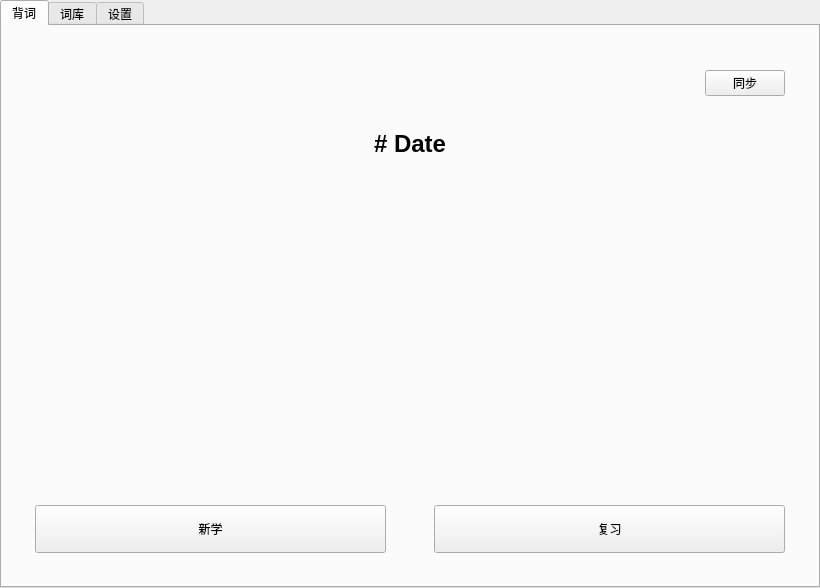
<?xml version="1.0" encoding="UTF-8"?>
<ui version="4.0">
 <class>Form</class>
 <widget class="QWidget" name="Form">
  <property name="geometry">
   <rect>
    <x>0</x>
    <y>0</y>
    <width>820</width>
    <height>588</height>
   </rect>
  </property>
  <property name="windowTitle">
   <string>Form</string>
  </property>
  <layout class="QGridLayout" name="gridLayout_2">
   <property name="leftMargin">
    <number>0</number>
   </property>
   <property name="topMargin">
    <number>0</number>
   </property>
   <property name="rightMargin">
    <number>0</number>
   </property>
   <property name="bottomMargin">
    <number>0</number>
   </property>
   <item row="0" column="0">
    <widget class="QTabWidget" name="tabWidget">
     <property name="currentIndex">
      <number>0</number>
     </property>
     <widget class="QWidget" name="tab_main">
      <attribute name="title">
       <string>背词</string>
      </attribute>
      <layout class="QGridLayout" name="gridLayout_3">
       <property name="topMargin">
        <number>20</number>
       </property>
       <item row="0" column="0">
        <layout class="QGridLayout" name="gridLayout">
         <property name="leftMargin">
          <number>24</number>
         </property>
         <property name="topMargin">
          <number>24</number>
         </property>
         <property name="rightMargin">
          <number>24</number>
         </property>
         <property name="bottomMargin">
          <number>24</number>
         </property>
         <property name="verticalSpacing">
          <number>24</number>
         </property>
         <item row="1" column="0">
          <widget class="QLabel" name="label_main_date">
           <property name="sizePolicy">
            <sizepolicy hsizetype="Expanding" vsizetype="Expanding">
             <horstretch>0</horstretch>
             <verstretch>0</verstretch>
            </sizepolicy>
           </property>
           <property name="minimumSize">
            <size>
             <width>304</width>
             <height>48</height>
            </size>
           </property>
           <property name="maximumSize">
            <size>
             <width>16777215</width>
             <height>48</height>
            </size>
           </property>
           <property name="font">
            <font>
             <pointsize>18</pointsize>
             <bold>true</bold>
            </font>
           </property>
           <property name="text">
            <string># Date</string>
           </property>
           <property name="textFormat">
            <enum>Qt::TextFormat::MarkdownText</enum>
           </property>
           <property name="alignment">
            <set>Qt::AlignmentFlag::AlignCenter</set>
           </property>
          </widget>
         </item>
         <item row="3" column="0">
          <layout class="QHBoxLayout" name="horizontalLayout">
           <property name="spacing">
            <number>48</number>
           </property>
           <item>
            <widget class="QPushButton" name="pushButton_main_learn">
             <property name="sizePolicy">
              <sizepolicy hsizetype="Expanding" vsizetype="Fixed">
               <horstretch>0</horstretch>
               <verstretch>0</verstretch>
              </sizepolicy>
             </property>
             <property name="minimumSize">
              <size>
               <width>128</width>
               <height>48</height>
              </size>
             </property>
             <property name="maximumSize">
              <size>
               <width>16777215</width>
               <height>48</height>
              </size>
             </property>
             <property name="text">
              <string>新学</string>
             </property>
            </widget>
           </item>
           <item>
            <widget class="QPushButton" name="pushButton_main_revise">
             <property name="sizePolicy">
              <sizepolicy hsizetype="Expanding" vsizetype="Fixed">
               <horstretch>0</horstretch>
               <verstretch>0</verstretch>
              </sizepolicy>
             </property>
             <property name="minimumSize">
              <size>
               <width>128</width>
               <height>48</height>
              </size>
             </property>
             <property name="maximumSize">
              <size>
               <width>16777215</width>
               <height>48</height>
              </size>
             </property>
             <property name="text">
              <string>复习</string>
             </property>
            </widget>
           </item>
          </layout>
         </item>
         <item row="2" column="0">
          <spacer name="verticalSpacer">
           <property name="orientation">
            <enum>Qt::Orientation::Vertical</enum>
           </property>
           <property name="sizeHint" stdset="0">
            <size>
             <width>20</width>
             <height>40</height>
            </size>
           </property>
          </spacer>
         </item>
         <item row="0" column="0">
          <layout class="QHBoxLayout" name="horizontalLayout_2">
           <item>
            <spacer name="horizontalSpacer">
             <property name="orientation">
              <enum>Qt::Orientation::Horizontal</enum>
             </property>
             <property name="sizeHint" stdset="0">
              <size>
               <width>40</width>
               <height>20</height>
              </size>
             </property>
            </spacer>
           </item>
           <item>
            <widget class="QPushButton" name="pushButton_main_sync">
             <property name="sizePolicy">
              <sizepolicy hsizetype="Preferred" vsizetype="Preferred">
               <horstretch>0</horstretch>
               <verstretch>0</verstretch>
              </sizepolicy>
             </property>
             <property name="text">
              <string>同步</string>
             </property>
             <property name="icon">
              <iconset theme="QIcon::ThemeIcon::SyncSynchronizing"/>
             </property>
            </widget>
           </item>
          </layout>
         </item>
        </layout>
       </item>
      </layout>
     </widget>
     <widget class="QWidget" name="tab_lexicons">
      <attribute name="title">
       <string>词库</string>
      </attribute>
      <layout class="QGridLayout" name="gridLayout_9">
       <property name="topMargin">
        <number>20</number>
       </property>
       <item row="0" column="2">
        <layout class="QVBoxLayout" name="verticalLayout_7">
         <property name="spacing">
          <number>24</number>
         </property>
         <item>
          <layout class="QHBoxLayout" name="horizontalLayout_9">
           <item>
            <widget class="QLabel" name="label_9">
             <property name="sizePolicy">
              <sizepolicy hsizetype="Expanding" vsizetype="Preferred">
               <horstretch>0</horstretch>
               <verstretch>0</verstretch>
              </sizepolicy>
             </property>
             <property name="minimumSize">
              <size>
               <width>128</width>
               <height>0</height>
              </size>
             </property>
             <property name="maximumSize">
              <size>
               <width>128</width>
               <height>16777215</height>
              </size>
             </property>
             <property name="text">
              <string># 我的数据</string>
             </property>
             <property name="textFormat">
              <enum>Qt::TextFormat::MarkdownText</enum>
             </property>
            </widget>
           </item>
           <item>
            <widget class="QLabel" name="label_21">
             <property name="minimumSize">
              <size>
               <width>128</width>
               <height>0</height>
              </size>
             </property>
             <property name="maximumSize">
              <size>
               <width>128</width>
               <height>16777215</height>
              </size>
             </property>
             <property name="text">
              <string>username</string>
             </property>
             <property name="textFormat">
              <enum>Qt::TextFormat::MarkdownText</enum>
             </property>
            </widget>
           </item>
           <item>
            <spacer name="horizontalSpacer_6">
             <property name="orientation">
              <enum>Qt::Orientation::Horizontal</enum>
             </property>
             <property name="sizeHint" stdset="0">
              <size>
               <width>40</width>
               <height>20</height>
              </size>
             </property>
            </spacer>
           </item>
          </layout>
         </item>
         <item>
          <layout class="QGridLayout" name="gridLayout_8">
           <property name="spacing">
            <number>4</number>
           </property>
           <item row="3" column="1">
            <widget class="QLabel" name="label_lexicon_time_all">
             <property name="sizePolicy">
              <sizepolicy hsizetype="Expanding" vsizetype="Expanding">
               <horstretch>0</horstretch>
               <verstretch>0</verstretch>
              </sizepolicy>
             </property>
             <property name="minimumSize">
              <size>
               <width>128</width>
               <height>36</height>
              </size>
             </property>
             <property name="maximumSize">
              <size>
               <width>128</width>
               <height>36</height>
              </size>
             </property>
             <property name="text">
              <string>## Time</string>
             </property>
             <property name="textFormat">
              <enum>Qt::TextFormat::MarkdownText</enum>
             </property>
            </widget>
           </item>
           <item row="3" column="0">
            <widget class="QLabel" name="label_lexicon_count_all">
             <property name="sizePolicy">
              <sizepolicy hsizetype="Expanding" vsizetype="Expanding">
               <horstretch>0</horstretch>
               <verstretch>0</verstretch>
              </sizepolicy>
             </property>
             <property name="minimumSize">
              <size>
               <width>128</width>
               <height>36</height>
              </size>
             </property>
             <property name="maximumSize">
              <size>
               <width>128</width>
               <height>36</height>
              </size>
             </property>
             <property name="text">
              <string>## Count</string>
             </property>
             <property name="textFormat">
              <enum>Qt::TextFormat::MarkdownText</enum>
             </property>
            </widget>
           </item>
           <item row="2" column="1">
            <widget class="QLabel" name="label_20">
             <property name="minimumSize">
              <size>
               <width>128</width>
               <height>36</height>
              </size>
             </property>
             <property name="maximumSize">
              <size>
               <width>128</width>
               <height>36</height>
              </size>
             </property>
             <property name="text">
              <string>### 累计时长</string>
             </property>
             <property name="textFormat">
              <enum>Qt::TextFormat::MarkdownText</enum>
             </property>
            </widget>
           </item>
           <item row="1" column="1">
            <widget class="QLabel" name="label_lexicon_time_today">
             <property name="sizePolicy">
              <sizepolicy hsizetype="Expanding" vsizetype="Expanding">
               <horstretch>0</horstretch>
               <verstretch>0</verstretch>
              </sizepolicy>
             </property>
             <property name="minimumSize">
              <size>
               <width>128</width>
               <height>36</height>
              </size>
             </property>
             <property name="maximumSize">
              <size>
               <width>128</width>
               <height>36</height>
              </size>
             </property>
             <property name="text">
              <string>## Time</string>
             </property>
             <property name="textFormat">
              <enum>Qt::TextFormat::MarkdownText</enum>
             </property>
            </widget>
           </item>
           <item row="1" column="0">
            <widget class="QLabel" name="label_lexicon_count_today">
             <property name="sizePolicy">
              <sizepolicy hsizetype="Expanding" vsizetype="Expanding">
               <horstretch>0</horstretch>
               <verstretch>0</verstretch>
              </sizepolicy>
             </property>
             <property name="minimumSize">
              <size>
               <width>128</width>
               <height>36</height>
              </size>
             </property>
             <property name="maximumSize">
              <size>
               <width>128</width>
               <height>36</height>
              </size>
             </property>
             <property name="text">
              <string>## Count</string>
             </property>
             <property name="textFormat">
              <enum>Qt::TextFormat::MarkdownText</enum>
             </property>
            </widget>
           </item>
           <item row="2" column="0">
            <widget class="QLabel" name="label_19">
             <property name="minimumSize">
              <size>
               <width>128</width>
               <height>36</height>
              </size>
             </property>
             <property name="maximumSize">
              <size>
               <width>128</width>
               <height>36</height>
              </size>
             </property>
             <property name="text">
              <string>### 累计学习</string>
             </property>
             <property name="textFormat">
              <enum>Qt::TextFormat::MarkdownText</enum>
             </property>
            </widget>
           </item>
           <item row="0" column="1">
            <widget class="QLabel" name="label_18">
             <property name="sizePolicy">
              <sizepolicy hsizetype="Expanding" vsizetype="Expanding">
               <horstretch>0</horstretch>
               <verstretch>0</verstretch>
              </sizepolicy>
             </property>
             <property name="minimumSize">
              <size>
               <width>128</width>
               <height>36</height>
              </size>
             </property>
             <property name="maximumSize">
              <size>
               <width>128</width>
               <height>36</height>
              </size>
             </property>
             <property name="text">
              <string>### 今日总时长</string>
             </property>
             <property name="textFormat">
              <enum>Qt::TextFormat::MarkdownText</enum>
             </property>
            </widget>
           </item>
           <item row="0" column="0">
            <widget class="QLabel" name="label_10">
             <property name="sizePolicy">
              <sizepolicy hsizetype="Expanding" vsizetype="Expanding">
               <horstretch>0</horstretch>
               <verstretch>0</verstretch>
              </sizepolicy>
             </property>
             <property name="minimumSize">
              <size>
               <width>128</width>
               <height>36</height>
              </size>
             </property>
             <property name="maximumSize">
              <size>
               <width>128</width>
               <height>36</height>
              </size>
             </property>
             <property name="text">
              <string>### 今日学习/复习</string>
             </property>
             <property name="textFormat">
              <enum>Qt::TextFormat::MarkdownText</enum>
             </property>
            </widget>
           </item>
          </layout>
         </item>
         <item>
          <layout class="QVBoxLayout" name="verticalLayout_3">
           <property name="spacing">
            <number>0</number>
           </property>
           <item>
            <widget class="QProgressBar" name="progressBar">
             <property name="minimumSize">
              <size>
               <width>256</width>
               <height>0</height>
              </size>
             </property>
             <property name="value">
              <number>24</number>
             </property>
             <property name="textVisible">
              <bool>true</bool>
             </property>
             <property name="invertedAppearance">
              <bool>false</bool>
             </property>
            </widget>
           </item>
           <item>
            <layout class="QHBoxLayout" name="horizontalLayout_5">
             <property name="spacing">
              <number>4</number>
             </property>
             <item>
              <widget class="QLabel" name="label_2">
               <property name="sizePolicy">
                <sizepolicy hsizetype="Expanding" vsizetype="Preferred">
                 <horstretch>0</horstretch>
                 <verstretch>0</verstretch>
                </sizepolicy>
               </property>
               <property name="minimumSize">
                <size>
                 <width>40</width>
                 <height>0</height>
                </size>
               </property>
               <property name="maximumSize">
                <size>
                 <width>40</width>
                 <height>16777215</height>
                </size>
               </property>
               <property name="text">
                <string>已学习</string>
               </property>
              </widget>
             </item>
             <item>
              <widget class="QLabel" name="label_7">
               <property name="sizePolicy">
                <sizepolicy hsizetype="Expanding" vsizetype="Preferred">
                 <horstretch>0</horstretch>
                 <verstretch>0</verstretch>
                </sizepolicy>
               </property>
               <property name="minimumSize">
                <size>
                 <width>64</width>
                 <height>0</height>
                </size>
               </property>
               <property name="maximumSize">
                <size>
                 <width>64</width>
                 <height>16777215</height>
                </size>
               </property>
               <property name="text">
                <string>Learned</string>
               </property>
              </widget>
             </item>
             <item>
              <spacer name="horizontalSpacer_3">
               <property name="orientation">
                <enum>Qt::Orientation::Horizontal</enum>
               </property>
               <property name="sizeHint" stdset="0">
                <size>
                 <width>40</width>
                 <height>20</height>
                </size>
               </property>
              </spacer>
             </item>
             <item>
              <widget class="QLabel" name="label_3">
               <property name="sizePolicy">
                <sizepolicy hsizetype="Expanding" vsizetype="Preferred">
                 <horstretch>0</horstretch>
                 <verstretch>0</verstretch>
                </sizepolicy>
               </property>
               <property name="minimumSize">
                <size>
                 <width>40</width>
                 <height>0</height>
                </size>
               </property>
               <property name="maximumSize">
                <size>
                 <width>40</width>
                 <height>16777215</height>
                </size>
               </property>
               <property name="text">
                <string>总词数</string>
               </property>
               <property name="alignment">
                <set>Qt::AlignmentFlag::AlignRight|Qt::AlignmentFlag::AlignTrailing|Qt::AlignmentFlag::AlignVCenter</set>
               </property>
              </widget>
             </item>
             <item>
              <widget class="QLabel" name="label_8">
               <property name="sizePolicy">
                <sizepolicy hsizetype="Expanding" vsizetype="Preferred">
                 <horstretch>0</horstretch>
                 <verstretch>0</verstretch>
                </sizepolicy>
               </property>
               <property name="minimumSize">
                <size>
                 <width>64</width>
                 <height>0</height>
                </size>
               </property>
               <property name="maximumSize">
                <size>
                 <width>64</width>
                 <height>16777215</height>
                </size>
               </property>
               <property name="text">
                <string>Total</string>
               </property>
               <property name="alignment">
                <set>Qt::AlignmentFlag::AlignRight|Qt::AlignmentFlag::AlignTrailing|Qt::AlignmentFlag::AlignVCenter</set>
               </property>
              </widget>
             </item>
            </layout>
           </item>
          </layout>
         </item>
         <item>
          <spacer name="verticalSpacer_4">
           <property name="orientation">
            <enum>Qt::Orientation::Vertical</enum>
           </property>
           <property name="sizeHint" stdset="0">
            <size>
             <width>20</width>
             <height>40</height>
            </size>
           </property>
          </spacer>
         </item>
        </layout>
       </item>
       <item row="0" column="0">
        <layout class="QVBoxLayout" name="verticalLayout_6">
         <property name="spacing">
          <number>12</number>
         </property>
         <item>
          <layout class="QVBoxLayout" name="verticalLayout">
           <property name="spacing">
            <number>12</number>
           </property>
           <item>
            <widget class="QLabel" name="label">
             <property name="minimumSize">
              <size>
               <width>128</width>
               <height>36</height>
              </size>
             </property>
             <property name="maximumSize">
              <size>
               <width>16777215</width>
               <height>36</height>
              </size>
             </property>
             <property name="text">
              <string># 正在学习</string>
             </property>
             <property name="textFormat">
              <enum>Qt::TextFormat::MarkdownText</enum>
             </property>
            </widget>
           </item>
           <item>
            <widget class="QComboBox" name="comboBox">
             <property name="minimumSize">
              <size>
               <width>256</width>
               <height>48</height>
              </size>
             </property>
             <property name="maximumSize">
              <size>
               <width>16777215</width>
               <height>48</height>
              </size>
             </property>
            </widget>
           </item>
          </layout>
         </item>
         <item>
          <widget class="QTableView" name="tableView">
           <property name="frameShape">
            <enum>QFrame::Shape::StyledPanel</enum>
           </property>
           <property name="showDropIndicator" stdset="0">
            <bool>true</bool>
           </property>
          </widget>
         </item>
        </layout>
       </item>
       <item row="0" column="1">
        <widget class="Line" name="line">
         <property name="orientation">
          <enum>Qt::Orientation::Vertical</enum>
         </property>
        </widget>
       </item>
      </layout>
     </widget>
     <widget class="QWidget" name="tab_settings">
      <attribute name="title">
       <string>设置</string>
      </attribute>
      <layout class="QGridLayout" name="gridLayout_4">
       <item row="0" column="0">
        <widget class="QScrollArea" name="scrollArea">
         <property name="frameShape">
          <enum>QFrame::Shape::NoFrame</enum>
         </property>
         <property name="frameShadow">
          <enum>QFrame::Shadow::Sunken</enum>
         </property>
         <property name="lineWidth">
          <number>1</number>
         </property>
         <property name="horizontalScrollBarPolicy">
          <enum>Qt::ScrollBarPolicy::ScrollBarAlwaysOff</enum>
         </property>
         <property name="widgetResizable">
          <bool>true</bool>
         </property>
         <widget class="QWidget" name="scrollAreaWidgetContents">
          <property name="geometry">
           <rect>
            <x>0</x>
            <y>0</y>
            <width>759</width>
            <height>676</height>
           </rect>
          </property>
          <layout class="QGridLayout" name="gridLayout_5">
           <item row="0" column="0">
            <layout class="QHBoxLayout" name="horizontalLayout_4">
             <property name="spacing">
              <number>12</number>
             </property>
             <item>
              <widget class="QLabel" name="label_settings_profile_pic">
               <property name="enabled">
                <bool>true</bool>
               </property>
               <property name="sizePolicy">
                <sizepolicy hsizetype="Expanding" vsizetype="Expanding">
                 <horstretch>0</horstretch>
                 <verstretch>0</verstretch>
                </sizepolicy>
               </property>
               <property name="minimumSize">
                <size>
                 <width>72</width>
                 <height>72</height>
                </size>
               </property>
               <property name="maximumSize">
                <size>
                 <width>72</width>
                 <height>72</height>
                </size>
               </property>
               <property name="font">
                <font>
                 <pointsize>28</pointsize>
                 <bold>false</bold>
                 <kerning>true</kerning>
                </font>
               </property>
               <property name="styleSheet">
                <string notr="true">image: url(:/pics/assets/profile_pic.png)</string>
               </property>
               <property name="text">
                <string/>
               </property>
               <property name="textFormat">
                <enum>Qt::TextFormat::AutoText</enum>
               </property>
               <property name="alignment">
                <set>Qt::AlignmentFlag::AlignCenter</set>
               </property>
              </widget>
             </item>
             <item>
              <widget class="QLabel" name="label_settings_username">
               <property name="sizePolicy">
                <sizepolicy hsizetype="Expanding" vsizetype="Expanding">
                 <horstretch>0</horstretch>
                 <verstretch>0</verstretch>
                </sizepolicy>
               </property>
               <property name="minimumSize">
                <size>
                 <width>128</width>
                 <height>36</height>
                </size>
               </property>
               <property name="maximumSize">
                <size>
                 <width>512</width>
                 <height>36</height>
                </size>
               </property>
               <property name="font">
                <font>
                 <pointsize>28</pointsize>
                 <bold>false</bold>
                </font>
               </property>
               <property name="text">
                <string>Welcome Back, Username</string>
               </property>
               <property name="textFormat">
                <enum>Qt::TextFormat::PlainText</enum>
               </property>
               <property name="alignment">
                <set>Qt::AlignmentFlag::AlignCenter</set>
               </property>
              </widget>
             </item>
            </layout>
           </item>
           <item row="1" column="0">
            <widget class="Line" name="line_2">
             <property name="orientation">
              <enum>Qt::Orientation::Horizontal</enum>
             </property>
            </widget>
           </item>
           <item row="2" column="0">
            <layout class="QVBoxLayout" name="verticalLayout_2">
             <item>
              <layout class="QHBoxLayout" name="horizontalLayout_3">
               <item>
                <widget class="QLabel" name="label_4">
                 <property name="minimumSize">
                  <size>
                   <width>128</width>
                   <height>36</height>
                  </size>
                 </property>
                 <property name="maximumSize">
                  <size>
                   <width>128</width>
                   <height>36</height>
                  </size>
                 </property>
                 <property name="text">
                  <string># 用户设置</string>
                 </property>
                 <property name="textFormat">
                  <enum>Qt::TextFormat::MarkdownText</enum>
                 </property>
                </widget>
               </item>
               <item>
                <spacer name="horizontalSpacer_2">
                 <property name="orientation">
                  <enum>Qt::Orientation::Horizontal</enum>
                 </property>
                 <property name="sizeHint" stdset="0">
                  <size>
                   <width>40</width>
                   <height>20</height>
                  </size>
                 </property>
                </spacer>
               </item>
              </layout>
             </item>
             <item>
              <layout class="QGridLayout" name="gridLayout_7">
               <item row="3" column="0">
                <widget class="QLabel" name="label_14">
                 <property name="sizePolicy">
                  <sizepolicy hsizetype="Expanding" vsizetype="Preferred">
                   <horstretch>0</horstretch>
                   <verstretch>0</verstretch>
                  </sizepolicy>
                 </property>
                 <property name="minimumSize">
                  <size>
                   <width>128</width>
                   <height>36</height>
                  </size>
                 </property>
                 <property name="maximumSize">
                  <size>
                   <width>128</width>
                   <height>36</height>
                  </size>
                 </property>
                 <property name="text">
                  <string>#### 确认新密码</string>
                 </property>
                 <property name="textFormat">
                  <enum>Qt::TextFormat::MarkdownText</enum>
                 </property>
                </widget>
               </item>
               <item row="1" column="0">
                <widget class="QLabel" name="label_12">
                 <property name="sizePolicy">
                  <sizepolicy hsizetype="Expanding" vsizetype="Preferred">
                   <horstretch>0</horstretch>
                   <verstretch>0</verstretch>
                  </sizepolicy>
                 </property>
                 <property name="minimumSize">
                  <size>
                   <width>128</width>
                   <height>36</height>
                  </size>
                 </property>
                 <property name="maximumSize">
                  <size>
                   <width>128</width>
                   <height>36</height>
                  </size>
                 </property>
                 <property name="text">
                  <string>#### 旧密码</string>
                 </property>
                 <property name="textFormat">
                  <enum>Qt::TextFormat::MarkdownText</enum>
                 </property>
                </widget>
               </item>
               <item row="2" column="1">
                <widget class="QLineEdit" name="lineEdit_settings_pwd_new">
                 <property name="echoMode">
                  <enum>QLineEdit::EchoMode::PasswordEchoOnEdit</enum>
                 </property>
                </widget>
               </item>
               <item row="0" column="0">
                <widget class="QLabel" name="label_5">
                 <property name="sizePolicy">
                  <sizepolicy hsizetype="Expanding" vsizetype="Preferred">
                   <horstretch>0</horstretch>
                   <verstretch>0</verstretch>
                  </sizepolicy>
                 </property>
                 <property name="minimumSize">
                  <size>
                   <width>128</width>
                   <height>36</height>
                  </size>
                 </property>
                 <property name="maximumSize">
                  <size>
                   <width>128</width>
                   <height>36</height>
                  </size>
                 </property>
                 <property name="text">
                  <string>### 修改密码</string>
                 </property>
                 <property name="textFormat">
                  <enum>Qt::TextFormat::MarkdownText</enum>
                 </property>
                </widget>
               </item>
               <item row="3" column="1">
                <widget class="QLineEdit" name="lineEdit_settings_pwd_new_check">
                 <property name="echoMode">
                  <enum>QLineEdit::EchoMode::PasswordEchoOnEdit</enum>
                 </property>
                </widget>
               </item>
               <item row="1" column="1">
                <widget class="QLineEdit" name="lineEdit_settings_pwd_old">
                 <property name="echoMode">
                  <enum>QLineEdit::EchoMode::Password</enum>
                 </property>
                </widget>
               </item>
               <item row="2" column="0">
                <widget class="QLabel" name="label_13">
                 <property name="sizePolicy">
                  <sizepolicy hsizetype="Expanding" vsizetype="Preferred">
                   <horstretch>0</horstretch>
                   <verstretch>0</verstretch>
                  </sizepolicy>
                 </property>
                 <property name="minimumSize">
                  <size>
                   <width>128</width>
                   <height>36</height>
                  </size>
                 </property>
                 <property name="maximumSize">
                  <size>
                   <width>128</width>
                   <height>36</height>
                  </size>
                 </property>
                 <property name="text">
                  <string>#### 新密码</string>
                 </property>
                 <property name="textFormat">
                  <enum>Qt::TextFormat::MarkdownText</enum>
                 </property>
                </widget>
               </item>
               <item row="4" column="1">
                <widget class="QPushButton" name="pushButton_settings_changePwd">
                 <property name="sizePolicy">
                  <sizepolicy hsizetype="Expanding" vsizetype="Expanding">
                   <horstretch>0</horstretch>
                   <verstretch>0</verstretch>
                  </sizepolicy>
                 </property>
                 <property name="minimumSize">
                  <size>
                   <width>256</width>
                   <height>32</height>
                  </size>
                 </property>
                 <property name="maximumSize">
                  <size>
                   <width>256</width>
                   <height>32</height>
                  </size>
                 </property>
                 <property name="text">
                  <string>修改密码</string>
                 </property>
                </widget>
               </item>
              </layout>
             </item>
            </layout>
           </item>
           <item row="3" column="0">
            <widget class="Line" name="line_3">
             <property name="orientation">
              <enum>Qt::Orientation::Horizontal</enum>
             </property>
            </widget>
           </item>
           <item row="4" column="0">
            <layout class="QVBoxLayout" name="verticalLayout_4">
             <property name="spacing">
              <number>12</number>
             </property>
             <item>
              <layout class="QHBoxLayout" name="horizontalLayout_7">
               <item>
                <widget class="QLabel" name="label_11">
                 <property name="minimumSize">
                  <size>
                   <width>128</width>
                   <height>36</height>
                  </size>
                 </property>
                 <property name="maximumSize">
                  <size>
                   <width>128</width>
                   <height>36</height>
                  </size>
                 </property>
                 <property name="text">
                  <string># 其他设置</string>
                 </property>
                 <property name="textFormat">
                  <enum>Qt::TextFormat::MarkdownText</enum>
                 </property>
                </widget>
               </item>
               <item>
                <spacer name="horizontalSpacer_4">
                 <property name="orientation">
                  <enum>Qt::Orientation::Horizontal</enum>
                 </property>
                 <property name="sizeHint" stdset="0">
                  <size>
                   <width>40</width>
                   <height>20</height>
                  </size>
                 </property>
                </spacer>
               </item>
              </layout>
             </item>
             <item>
              <layout class="QGridLayout" name="gridLayout_6">
               <item row="0" column="1">
                <widget class="QCheckBox" name="checkBox">
                 <property name="text">
                  <string>开启开发者模式</string>
                 </property>
                </widget>
               </item>
               <item row="0" column="0">
                <widget class="QLabel" name="label_6">
                 <property name="sizePolicy">
                  <sizepolicy hsizetype="Expanding" vsizetype="Preferred">
                   <horstretch>0</horstretch>
                   <verstretch>0</verstretch>
                  </sizepolicy>
                 </property>
                 <property name="minimumSize">
                  <size>
                   <width>128</width>
                   <height>36</height>
                  </size>
                 </property>
                 <property name="maximumSize">
                  <size>
                   <width>128</width>
                   <height>36</height>
                  </size>
                 </property>
                 <property name="text">
                  <string>### 开发者模式</string>
                 </property>
                 <property name="textFormat">
                  <enum>Qt::TextFormat::MarkdownText</enum>
                 </property>
                </widget>
               </item>
               <item row="1" column="0">
                <widget class="QLabel" name="label_15">
                 <property name="sizePolicy">
                  <sizepolicy hsizetype="Expanding" vsizetype="Preferred">
                   <horstretch>0</horstretch>
                   <verstretch>0</verstretch>
                  </sizepolicy>
                 </property>
                 <property name="minimumSize">
                  <size>
                   <width>128</width>
                   <height>36</height>
                  </size>
                 </property>
                 <property name="maximumSize">
                  <size>
                   <width>128</width>
                   <height>36</height>
                  </size>
                 </property>
                 <property name="text">
                  <string>#### 自定义服务器</string>
                 </property>
                 <property name="textFormat">
                  <enum>Qt::TextFormat::MarkdownText</enum>
                 </property>
                 <property name="alignment">
                  <set>Qt::AlignmentFlag::AlignLeading|Qt::AlignmentFlag::AlignLeft|Qt::AlignmentFlag::AlignVCenter</set>
                 </property>
                </widget>
               </item>
               <item row="2" column="1">
                <widget class="QLabel" name="label_16">
                 <property name="styleSheet">
                  <string notr="true">color: rgb(191, 191, 191);</string>
                 </property>
                 <property name="text">
                  <string>用户可以私有部署 Lexify 服务端</string>
                 </property>
                </widget>
               </item>
               <item row="1" column="1">
                <widget class="QLineEdit" name="lineEdit_settings_server_url"/>
               </item>
              </layout>
             </item>
            </layout>
           </item>
           <item row="5" column="0">
            <widget class="Line" name="line_4">
             <property name="orientation">
              <enum>Qt::Orientation::Horizontal</enum>
             </property>
            </widget>
           </item>
           <item row="6" column="0">
            <layout class="QVBoxLayout" name="verticalLayout_9">
             <item>
              <layout class="QHBoxLayout" name="horizontalLayout_8">
               <item>
                <widget class="QLabel" name="label_17">
                 <property name="minimumSize">
                  <size>
                   <width>128</width>
                   <height>36</height>
                  </size>
                 </property>
                 <property name="maximumSize">
                  <size>
                   <width>128</width>
                   <height>36</height>
                  </size>
                 </property>
                 <property name="text">
                  <string># 关于</string>
                 </property>
                 <property name="textFormat">
                  <enum>Qt::TextFormat::MarkdownText</enum>
                 </property>
                </widget>
               </item>
               <item>
                <spacer name="horizontalSpacer_5">
                 <property name="orientation">
                  <enum>Qt::Orientation::Horizontal</enum>
                 </property>
                 <property name="sizeHint" stdset="0">
                  <size>
                   <width>40</width>
                   <height>20</height>
                  </size>
                 </property>
                </spacer>
               </item>
              </layout>
             </item>
             <item>
              <widget class="QLabel" name="label_22">
               <property name="text">
                <string>Lexify 是一款专注于词汇学习的应用，帮助用户轻松记忆单词并追踪学习进度。</string>
               </property>
              </widget>
             </item>
            </layout>
           </item>
           <item row="7" column="0">
            <spacer name="verticalSpacer_2">
             <property name="orientation">
              <enum>Qt::Orientation::Vertical</enum>
             </property>
             <property name="sizeHint" stdset="0">
              <size>
               <width>20</width>
               <height>5</height>
              </size>
             </property>
            </spacer>
           </item>
          </layout>
         </widget>
        </widget>
       </item>
      </layout>
     </widget>
    </widget>
   </item>
  </layout>
 </widget>
 <resources>
  <include location="../assets.qrc"/>
 </resources>
 <connections/>
</ui>
